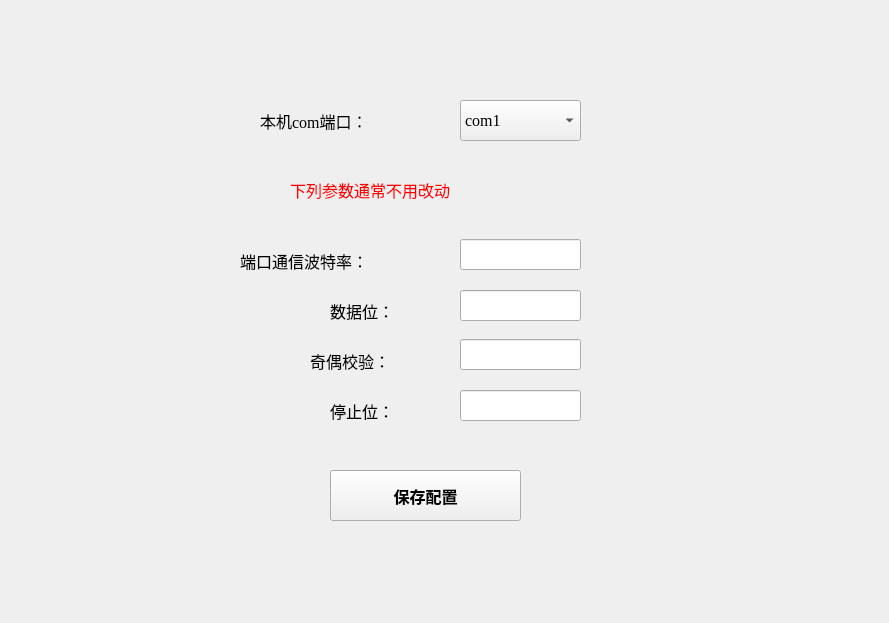
<?xml version="1.0" encoding="UTF-8"?>
<ui version="4.0">
 <class>Form</class>
 <widget class="QWidget" name="Form">
  <property name="geometry">
   <rect>
    <x>0</x>
    <y>0</y>
    <width>889</width>
    <height>623</height>
   </rect>
  </property>
  <property name="windowTitle">
   <string>配置</string>
  </property>
  <widget class="QComboBox" name="comboBox_port">
   <property name="geometry">
    <rect>
     <x>460</x>
     <y>100</y>
     <width>121</width>
     <height>41</height>
    </rect>
   </property>
   <property name="font">
    <font>
     <family>Times New Roman</family>
     <pointsize>12</pointsize>
    </font>
   </property>
   <item>
    <property name="text">
     <string>com1</string>
    </property>
   </item>
   <item>
    <property name="text">
     <string>com2</string>
    </property>
   </item>
   <item>
    <property name="text">
     <string>com3</string>
    </property>
   </item>
   <item>
    <property name="text">
     <string>com4</string>
    </property>
   </item>
   <item>
    <property name="text">
     <string>com5</string>
    </property>
   </item>
   <item>
    <property name="text">
     <string>com6</string>
    </property>
   </item>
   <item>
    <property name="text">
     <string>com7</string>
    </property>
   </item>
   <item>
    <property name="text">
     <string>com8</string>
    </property>
   </item>
   <item>
    <property name="text">
     <string>com9</string>
    </property>
   </item>
   <item>
    <property name="text">
     <string>com10</string>
    </property>
   </item>
  </widget>
  <widget class="QLabel" name="label">
   <property name="geometry">
    <rect>
     <x>260</x>
     <y>90</y>
     <width>171</width>
     <height>61</height>
    </rect>
   </property>
   <property name="font">
    <font>
     <family>Times New Roman</family>
     <pointsize>12</pointsize>
    </font>
   </property>
   <property name="text">
    <string>本机com端口：</string>
   </property>
  </widget>
  <widget class="QLabel" name="label_2">
   <property name="geometry">
    <rect>
     <x>240</x>
     <y>230</y>
     <width>191</width>
     <height>61</height>
    </rect>
   </property>
   <property name="font">
    <font>
     <family>Times New Roman</family>
     <pointsize>12</pointsize>
    </font>
   </property>
   <property name="text">
    <string>端口通信波特率：</string>
   </property>
  </widget>
  <widget class="QLineEdit" name="edt_baudrate">
   <property name="geometry">
    <rect>
     <x>460</x>
     <y>239</y>
     <width>121</width>
     <height>31</height>
    </rect>
   </property>
   <property name="font">
    <font>
     <family>Times New Roman</family>
     <pointsize>12</pointsize>
    </font>
   </property>
  </widget>
  <widget class="QLabel" name="label_3">
   <property name="geometry">
    <rect>
     <x>330</x>
     <y>280</y>
     <width>101</width>
     <height>61</height>
    </rect>
   </property>
   <property name="font">
    <font>
     <family>Times New Roman</family>
     <pointsize>12</pointsize>
    </font>
   </property>
   <property name="text">
    <string>数据位：</string>
   </property>
  </widget>
  <widget class="QLineEdit" name="edt_bytesize">
   <property name="geometry">
    <rect>
     <x>460</x>
     <y>290</y>
     <width>121</width>
     <height>31</height>
    </rect>
   </property>
   <property name="font">
    <font>
     <family>Times New Roman</family>
     <pointsize>12</pointsize>
    </font>
   </property>
  </widget>
  <widget class="QLineEdit" name="edt_stopbits">
   <property name="geometry">
    <rect>
     <x>460</x>
     <y>390</y>
     <width>121</width>
     <height>31</height>
    </rect>
   </property>
   <property name="font">
    <font>
     <family>Times New Roman</family>
     <pointsize>12</pointsize>
    </font>
   </property>
  </widget>
  <widget class="QLabel" name="label_4">
   <property name="geometry">
    <rect>
     <x>330</x>
     <y>380</y>
     <width>101</width>
     <height>61</height>
    </rect>
   </property>
   <property name="font">
    <font>
     <family>Times New Roman</family>
     <pointsize>12</pointsize>
    </font>
   </property>
   <property name="text">
    <string>停止位：</string>
   </property>
  </widget>
  <widget class="QLineEdit" name="edt_parity">
   <property name="geometry">
    <rect>
     <x>460</x>
     <y>339</y>
     <width>121</width>
     <height>31</height>
    </rect>
   </property>
   <property name="font">
    <font>
     <family>Times New Roman</family>
     <pointsize>12</pointsize>
    </font>
   </property>
  </widget>
  <widget class="QLabel" name="label_5">
   <property name="geometry">
    <rect>
     <x>310</x>
     <y>330</y>
     <width>121</width>
     <height>61</height>
    </rect>
   </property>
   <property name="font">
    <font>
     <family>Times New Roman</family>
     <pointsize>12</pointsize>
    </font>
   </property>
   <property name="text">
    <string>奇偶校验：</string>
   </property>
  </widget>
  <widget class="QPushButton" name="btn_save">
   <property name="geometry">
    <rect>
     <x>330</x>
     <y>470</y>
     <width>191</width>
     <height>51</height>
    </rect>
   </property>
   <property name="font">
    <font>
     <family>Times New Roman</family>
     <pointsize>12</pointsize>
     <weight>75</weight>
     <bold>true</bold>
    </font>
   </property>
   <property name="text">
    <string>保存配置</string>
   </property>
  </widget>
  <widget class="QLabel" name="label_6">
   <property name="geometry">
    <rect>
     <x>290</x>
     <y>160</y>
     <width>421</width>
     <height>61</height>
    </rect>
   </property>
   <property name="font">
    <font>
     <family>Times New Roman</family>
     <pointsize>12</pointsize>
    </font>
   </property>
   <property name="text">
    <string>&lt;html&gt;&lt;head/&gt;&lt;body&gt;&lt;p&gt;&lt;span style=&quot; color:#ff0000;&quot;&gt;下列参数通常不用改动&lt;/span&gt;&lt;/p&gt;&lt;/body&gt;&lt;/html&gt;</string>
   </property>
  </widget>
 </widget>
 <resources/>
 <connections/>
</ui>
